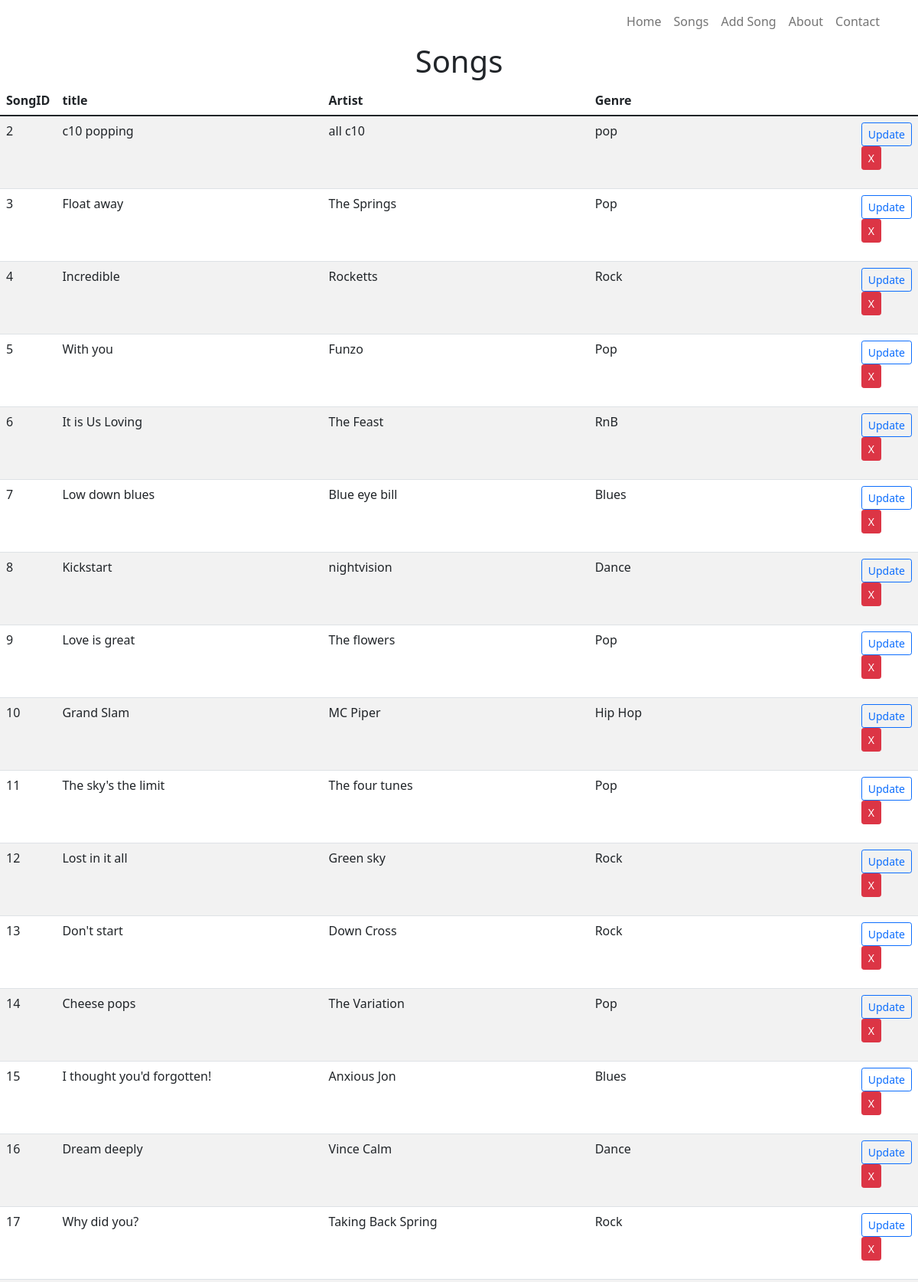
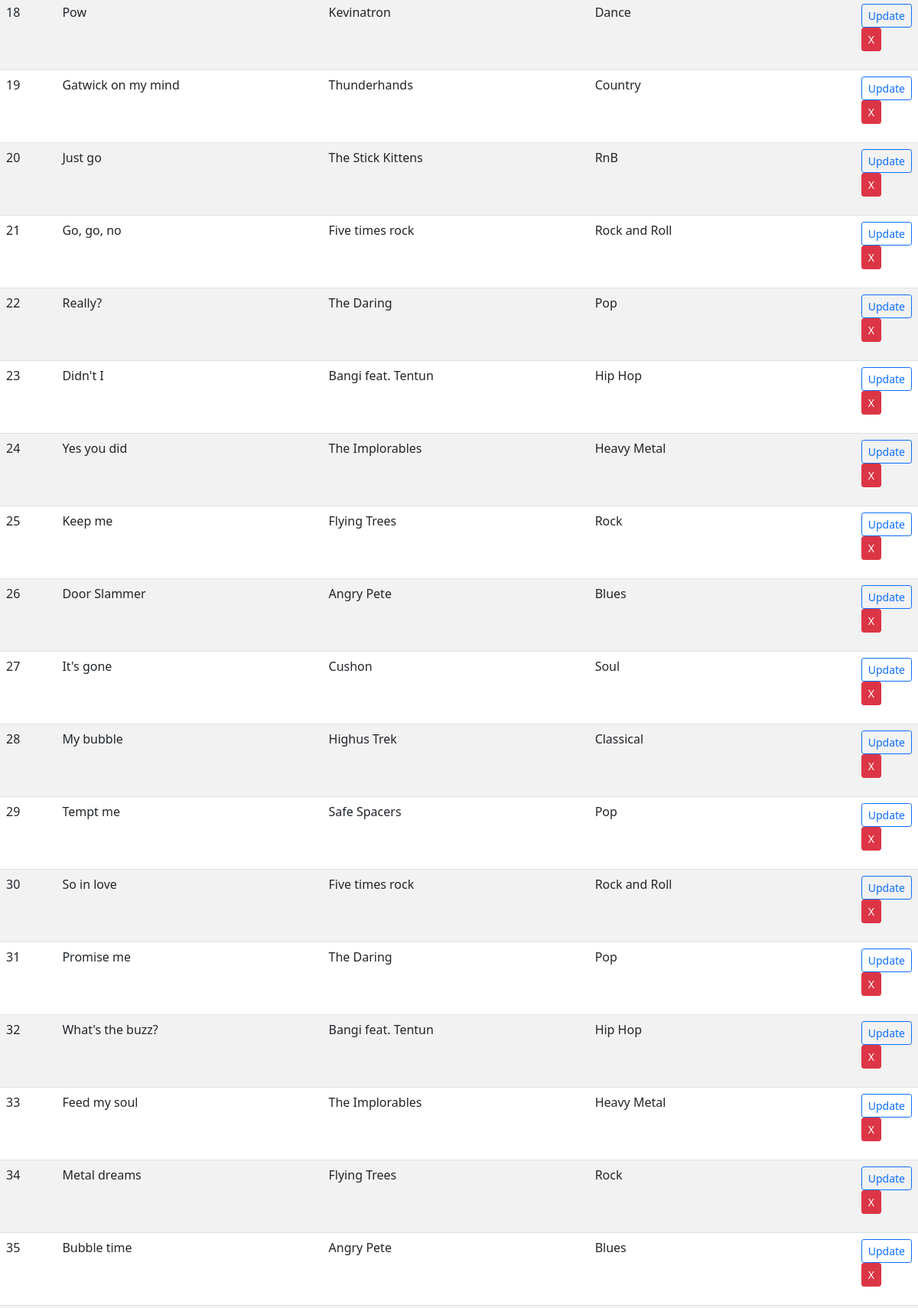
Screenshot of /songs (upper part) with the database file from the repository (2 pictures, top to bottom).
### tables this page shows
CREATE TABLE "songs" (
	"SongID"	INTEGER NOT NULL UNIQUE,
	"Title"	TEXT,
	"Artist"	TEXT,
	"Genre"	TEXT,
	PRIMARY KEY("SongID" AUTOINCREMENT)
);

### Part12-Flask/WebFlask/app.py (the view)
@app.route("/songs")
def songs():
    songConn = musicDBcon()
    cursor = songConn.cursor()
    cursor.execute("SELECT * FROM songs")  # selecting evrything in db and then we will pass it to fetchall()
    getSongs = cursor.fetchall()
    return render_template("songs.html", title = "Songs", songsInDB = getSongs)

### Part12-Flask/WebFlask/app.py (called while the page is built)
def musicDBcon():
    conn = sql.connect("PYTHON\Part12 Flask\webflask\c10Sqlite.db")
    conn.row_factory = sql.Row  # we are accesing class row
    return conn

### Part12-Flask/WebFlask/templates/songs.html
{% extends 'base.html' %} {% block content %}
<h1 class="text-lg-center">Songs</h1>
<table class="table table-hover border-2 table-striped">
  <thead>
    <th scope="col">SongID</th>
    <th scope="col">title</th>
    <th scope="col">Artist</th>
    <th scope="col">Genre</th>
  </thead>
  <tbody>
    {% for row in songsInDB %}
    <tr>
      <td>{{ row["SongID"]}}</td>
      <td>{{ row["Title"]}}</td>
      <td>{{ row["Artist"]}}</td>
      <td>{{ row["Genre"]}}</td>
      <td>
        <button type="button" class="btn btn-outline-primary btn-sm">
          <a
            class="text-decoration-none"
            href="{{url_for('update', songID=row['SongID'])}}"
            >Update</a
          >
        </button>
        <form
          action="{{url_for('delete', songID=row['SongID'])}}"
          method="POST"
        >
          <input
            type="submit"
            value="X"
            onclick="confirm('Do you want to Delete this song?')"
            class="btn btn-danger btn-sm"
          />
        </form>
      </td>
    </tr>
    {% endfor %}
  </tbody>
</table>
{% endblock content %}

### Part12-Flask/WebFlask/templates/base.html (shortened to what this page needs)
<html lang="en">
  <head>
    <link
      rel="stylesheet"
      href="https://cdn.jsdelivr.net/npm/bootstrap-icons@1.8.0/font/bootstrap-icons.css"
    />
    <link
      href="https://cdn.jsdelivr.net/npm/bootstrap@5.1.3/dist/css/bootstrap.min.css"
      rel="stylesheet"
    />
  </head>
  <body>
    <header class="container">
      <nav class="navbar navbar-expand-md navbar-light">
        <ul class="navbar-nav ms-auto text-center">
          <li><a class="nav-link" href="{{url_for('index')}}">Home</a></li>
          <li><a class="nav-link" href="{{url_for('songs')}}">Songs</a></li>
          <li>
            <a class="nav-link" href="{{url_for('addsongs')}}">Add Song</a>
          </li>
          <li><a class="nav-link" href="{{url_for('about')}}">About</a></li>
          <li><a class="nav-link" href="{{url_for('contact')}}">Contact</a></li>
        </ul>
      </nav>
    </header>
    <section>{% block content %} {% endblock content %}</section>
  </body>
</html>

### rows the page displays
songs: SongID "2", Title "c10 popping", Artist "all c10", Genre "pop"
songs: SongID "3", Title "Float away", Artist "The Springs", Genre "Pop"
songs: SongID "4", Title "Incredible", Artist "Rocketts", Genre "Rock"
songs: SongID "5", Title "With you", Artist "Funzo", Genre "Pop"
songs: SongID "6", Title "It is Us Loving", Artist "The Feast", Genre "RnB"
songs: SongID "7", Title "Low down blues", Artist "Blue eye bill", Genre "Blues"
songs: SongID "8", Title "Kickstart", Artist "nightvision", Genre "Dance"
songs: SongID "9", Title "Love is great", Artist "The flowers", Genre "Pop"
songs: SongID "10", Title "Grand Slam", Artist "MC Piper", Genre "Hip Hop"
songs: SongID "11", Title "The sky's the limit", Artist "The four tunes", Genre "Pop"
songs: SongID "12", Title "Lost in it all", Artist "Green sky", Genre "Rock"
songs: SongID "13", Title "Don't start", Artist "Down Cross", Genre "Rock"
songs: SongID "14", Title "Cheese pops", Artist "The Variation", Genre "Pop"
songs: SongID "15", Title "I thought you'd forgotten!", Artist "Anxious Jon", Genre "Blues"
songs: SongID "16", Title "Dream deeply", Artist "Vince Calm", Genre "Dance"
songs: SongID "17", Title "Why did you?", Artist "Taking Back Spring", Genre "Rock"
songs: SongID "18", Title "Pow", Artist "Kevinatron", Genre "Dance"
songs: SongID "19", Title "Gatwick on my mind", Artist "Thunderhands", Genre "Country"
songs: SongID "20", Title "Just go", Artist "The Stick Kittens", Genre "RnB"
songs: SongID "21", Title "Go, go, no", Artist "Five times rock", Genre "Rock and Roll"
songs: SongID "22", Title "Really?", Artist "The Daring", Genre "Pop"
songs: SongID "23", Title "Didn't I", Artist "Bangi feat. Tentun", Genre "Hip Hop"
songs: SongID "24", Title "Yes you did", Artist "The Implorables", Genre "Heavy Metal"
songs: SongID "25", Title "Keep me", Artist "Flying Trees", Genre "Rock"
songs: SongID "26", Title "Door Slammer", Artist "Angry Pete", Genre "Blues"
songs: SongID "27", Title "It's gone", Artist "Cushon", Genre "Soul"
songs: SongID "28", Title "My bubble", Artist "Highus Trek", Genre "Classical"
songs: SongID "29", Title "Tempt me", Artist "Safe Spacers", Genre "Pop"
songs: SongID "30", Title "So in love", Artist "Five times rock", Genre "Rock and Roll"
songs: SongID "31", Title "Promise me", Artist "The Daring", Genre "Pop"
songs: SongID "32", Title "What's the buzz?", Artist "Bangi feat. Tentun", Genre "Hip Hop"
songs: SongID "33", Title "Feed my soul", Artist "The Implorables", Genre "Heavy Metal"
songs: SongID "34", Title "Metal dreams", Artist "Flying Trees", Genre "Rock"
songs: SongID "35", Title "Bubble time", Artist "Angry Pete", Genre "Blues"
